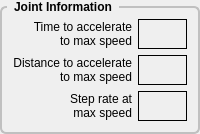
                 <widget class="QGroupBox" name="gridGroupBox_5">
                  <property name="styleSheet">
                   <string notr="true">QGroupBox {
    font: bold;
    border: 2px solid silver;
    border-radius: 6px;
    margin-top: 6px;
}

QGroupBox::title {
    subcontrol-origin: margin;
    left: 7px;
    padding: 0px 5px 0px 5px;
}</string>
                  </property>
                  <property name="title">
                   <string>Joint Information</string>
                  </property>
                  <layout class="QGridLayout" name="gridLayout_27">
                   <item row="0" column="1">
                    <widget class="QLabel" name="timeJoint_0">
                     <property name="frameShape">
                      <enum>QFrame::Box</enum>
                     </property>
                     <property name="text">
                      <string>&lt;html&gt;&lt;head/&gt;&lt;body&gt;&lt;p align=&quot;center&quot;&gt;&lt;br/&gt;&lt;/p&gt;&lt;/body&gt;&lt;/html&gt;</string>
                     </property>
                    </widget>
                   </item>
                   <item row="0" column="0">
                    <widget class="QLabel" name="label_181">
                     <property name="text">
                      <string>&lt;html&gt;&lt;head/&gt;&lt;body&gt;&lt;p align=&quot;right&quot;&gt;Time to accelerate&lt;br/&gt;to max speed&lt;/p&gt;&lt;/body&gt;&lt;/html&gt;</string>
                     </property>
                    </widget>
                   </item>
                   <item row="1" column="0">
                    <widget class="QLabel" name="label_182">
                     <property name="text">
                      <string>&lt;html&gt;&lt;head/&gt;&lt;body&gt;&lt;p align=&quot;right&quot;&gt;Distance to accelerate&lt;br/&gt;to max speed&lt;/p&gt;&lt;/body&gt;&lt;/html&gt;</string>
                     </property>
                    </widget>
                   </item>
                   <item row="1" column="1">
                    <widget class="QLabel" name="distanceJoint_0">
                     <property name="frameShape">
                      <enum>QFrame::Box</enum>
                     </property>
                     <property name="text">
                      <string>&lt;html&gt;&lt;head/&gt;&lt;body&gt;&lt;p align=&quot;center&quot;&gt;&lt;br/&gt;&lt;/p&gt;&lt;/body&gt;&lt;/html&gt;</string>
                     </property>
                    </widget>
                   </item>
                   <item row="2" column="0">
                    <widget class="QLabel" name="label_185">
                     <property name="text">
                      <string>&lt;html&gt;&lt;head/&gt;&lt;body&gt;&lt;p align=&quot;right&quot;&gt;Step rate at&lt;br/&gt;max speed&lt;/p&gt;&lt;/body&gt;&lt;/html&gt;</string>
                     </property>
                    </widget>
                   </item>
                   <item row="2" column="1">
                    <widget class="QLabel" name="stepRateJoint_0">
                     <property name="frameShape">
                      <enum>QFrame::Box</enum>
                     </property>
                     <property name="text">
                      <string>&lt;html&gt;&lt;head/&gt;&lt;body&gt;&lt;p align=&quot;center&quot;&gt;&lt;br/&gt;&lt;/p&gt;&lt;/body&gt;&lt;/html&gt;</string>
                     </property>
                    </widget>
                   </item>
                  </layout>
                 </widget>
